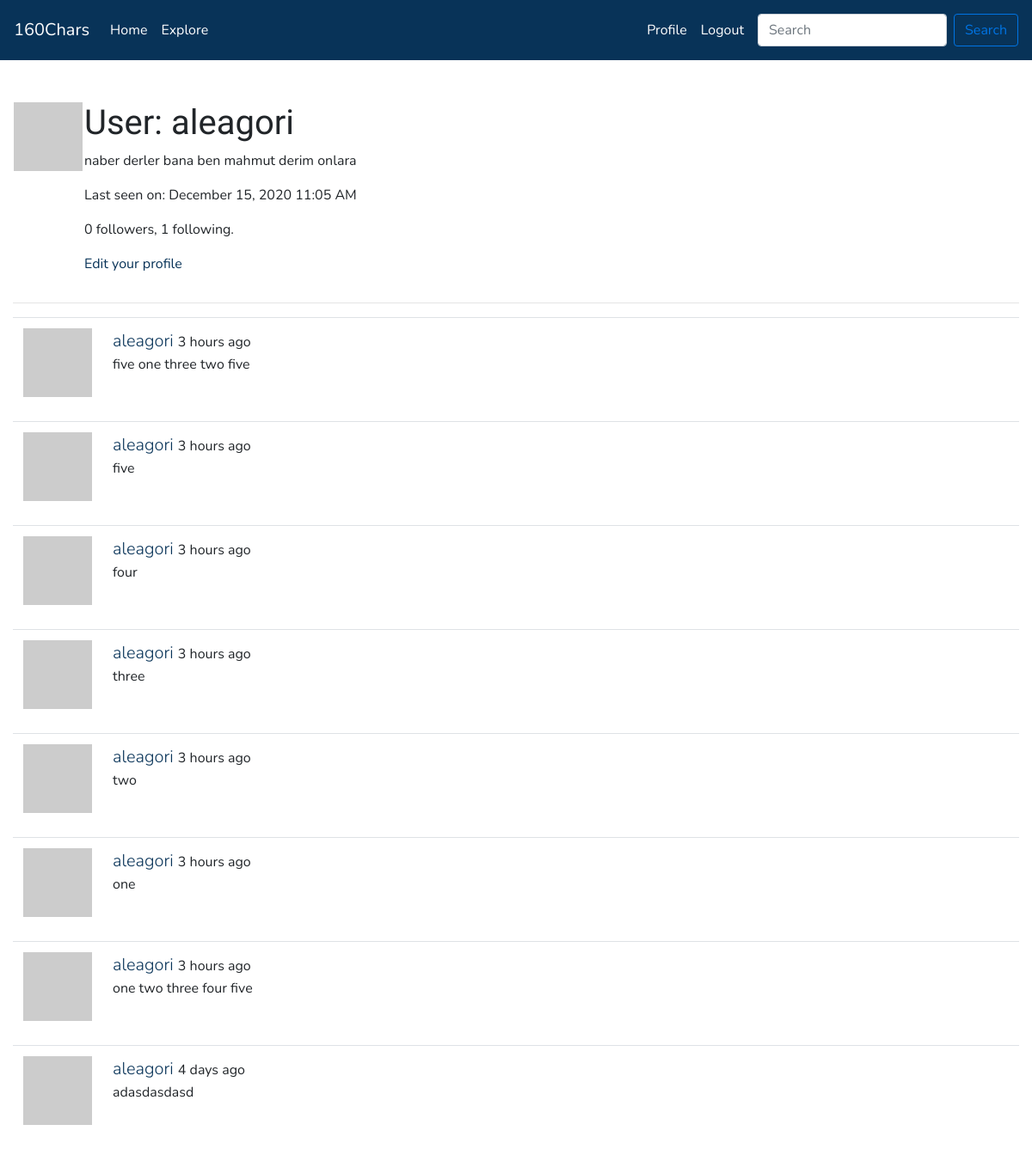
Before: /user/aleagori (signed in) with the older database file.
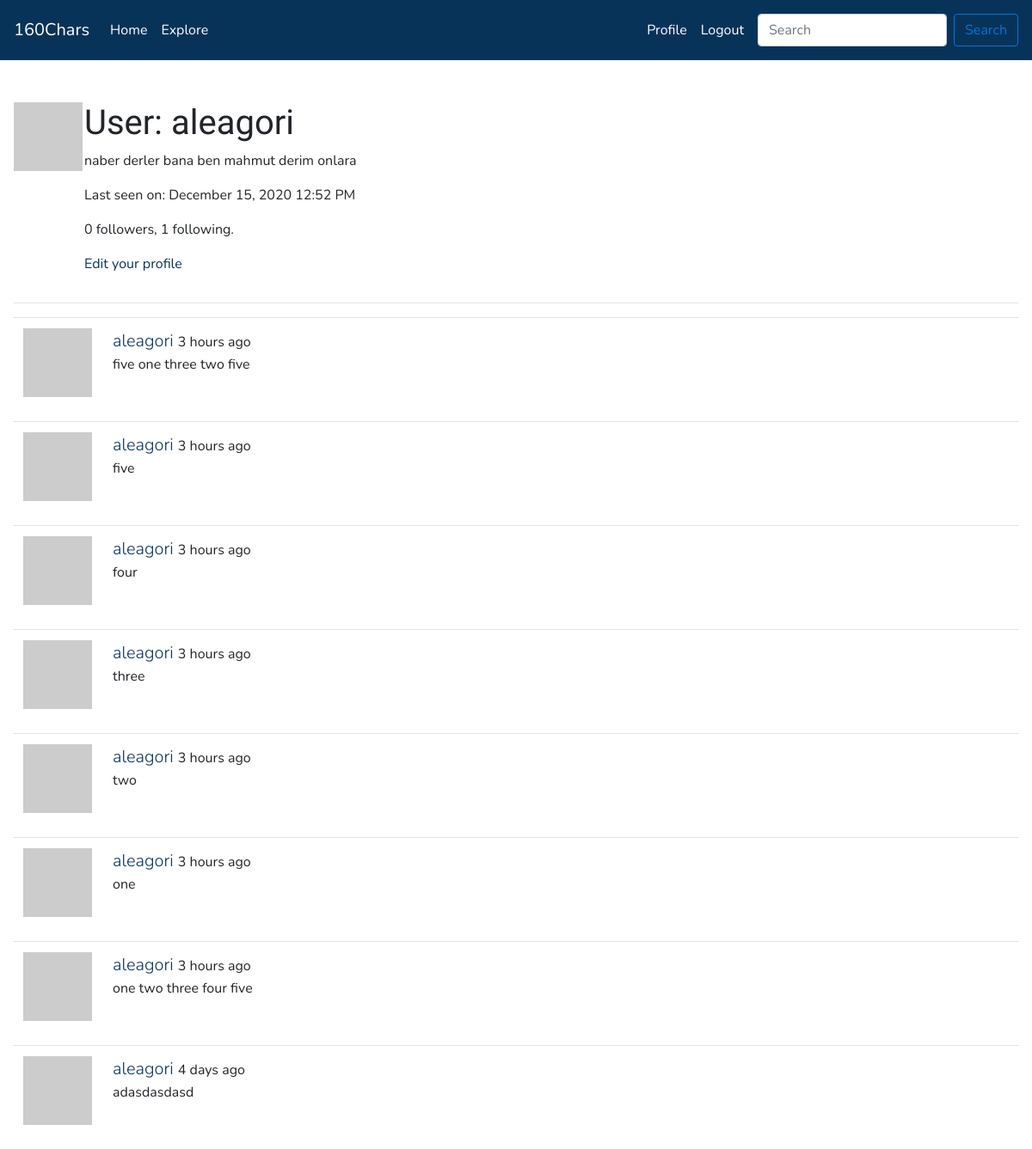
After: the same page with the newer database file.
### app/models.py (models this page shows, shortened)
class User(UserMixin, db.Model):
    id = db.Column(db.Integer, primary_key=True)
    username = db.Column(db.String(64), index=True, unique=True)
    email = db.Column(db.String(120), index=True, unique=True)
    password_hash = db.Column(db.String(128))
    posts = db.relationship('Post', backref='author', lazy='dynamic')
    about_me = db.Column(db.String(160))
    last_seen = db.Column(db.DateTime, default=datetime.utcnow)
    followed = db.relationship(
        'User', secondary=followers,
        primaryjoin=(followers.c.follower_id == id),
        secondaryjoin=(followers.c.followed_id == id),
        backref=db.backref('followers', lazy='dynamic'), lazy='dynamic')
    def avatar(self, size):
        digest = md5(self.email.lower().encode('utf-8')).hexdigest()
        return 'https://www.gravatar.com/avatar/{}?d=identicon&s={}'.format(
            digest, size)

class Post(db.Model):
    id = db.Column(db.Integer, primary_key=True)
    body = db.Column(db.String(160))
    timestamp = db.Column(db.DateTime, index=True, default=datetime.utcnow)
    user_id = db.Column(db.Integer, db.ForeignKey('user.id'))
    __searchable__ = ['body']

### app/main/routes.py (the view)
@bp.route('/user/<username>')
@login_required
def user(username):
    user = User.query.filter_by(username=username).first_or_404()
    page = request.args.get('page', 1, type=int)
    posts = user.posts.order_by(Post.timestamp.desc()).paginate(
        page, current_app.config['POSTS_PER_PAGE'], False)
    next_url = url_for('user', username=user.username, page=posts.next_num) \
        if posts.has_next else None
    prev_url = url_for('user', username=user.username, page=posts.prev_num) \
        if posts.has_prev else None
    form = EmptyForm()
    return render_template ('user.html', user=user, posts=posts.items, form=form,
                            next_url=next_url, prev_url=prev_url)

### app/main/forms.py
class EmptyForm(FlaskForm):
    submit = SubmitField('Submit')

### app/main/routes.py (called while the page is built)
@bp.before_request
def before_request():
    if current_user.is_authenticated:
        current_user.last_seen = datetime.utcnow()
        db.session.commit()

### app/models.py (called while the page is built)
@login.user_loader
def load_user(id):
    return User.query.get(int(id))

    @classmethod
    def before_commit(cls, session):
        session._changes = {
            'add': list(session.new),
            'update': list(session.dirty),
            'delete': list(session.deleted)
        }

    @classmethod
    def after_commit(cls, session):
        for obj in session._changes['add']:
            if isinstance(obj, SearchableMixin):
                add_to_index(obj.__tablename__, obj)
        for obj in session._changes['update']:
            if isinstance(obj, SearchableMixin):
                add_to_index(obj.__tablename__, obj)
        for obj in session._changes['delete']:
            if isinstance(obj, SearchableMixin):
                remove_from_index(obj.__tablename__, obj)
        session._changes = None

### app/templates/user.html (shortened to what this page needs)
{% extends 'base.html' %}
{% block content %}
<table>
    <tr valign="top">
        <td><img src="{{ user.avatar(128) }}"</td>
        <td>
            <h1>User: {{user.username}} </h1>
            {% if user.about_me %}<p>{{ user.about_me }}</p> {% endif %}
            {% if user.last_seen %}<p> Last seen on: {{ moment(user.last_seen).format('LLL') }}</p>{% endif %}
            <p>{{ user.followers.count() }} followers, {{ user.followed.count() }} following.</p>
            {% if user == current_user %}
            <p><a href="{{ url_for('main.edit_profile') }}">Edit your profile</a></p>
            {% endif %}
        </td>
    </tr>
</table>
    <hr>
    {% for post in posts %}
        {% include '_post.html' %}
    {% endfor %}
{% endblock %}

### app/templates/base.html (shortened to what this page needs)
{% from 'bootstrap/utils.html' import render_messages, render_static %}
<!doctype html>
<html lang="en">
    <head>
        {% block head %}
        {% block styles %}
            {{ bootstrap.load_css() }}
            {{ render_static('css', 'theme.css', local=True) }}
        {% endblock %}
        {% endblock %}
    </head>
<body>
    {% block navbar %}
    <nav class="navbar navbar-expand-lg navbar-dark bg-primary" id="navbar1">
        <a class="navbar-brand" href="{{ url_for('main.index') }}">160Chars</a>
            <div class="collapse navbar-collapse" id="navbarSupportedContent">
                <ul class="navbar-nav mr-auto">
                    <li class="nav-item active">
                        <a class="nav-link" href="{{ url_for('main.index') }}">Home</a>
                    </li>
                    <li class="nav-item active">
                        <a class="nav-link" href="{{ url_for('main.explore') }}">Explore</a>
                    </li>
                </ul>
                <ul class="navbar-nav mr-sm-2">
                {% if current_user.is_anonymous %}
                    <li class="nav-item active">
                        <a class="nav-link" href="{{ url_for('auth.login') }}">Login</a>
                    </li>
                    <li class="nav-item active">
                        <a class="nav-link" href="{{ url_for('auth.register') }}">Register</a>
                    </li>
                {% else %}
                    <li class="nav-item active">
                        <a class="nav-link" href="{{ url_for('main.user', username=current_user.username) }}">Profile</a>
                    </li>
                    <li class="nav-item active">
                        <a class="nav-link" href="{{ url_for('auth.logout') }}">Logout</a>
                    </li>
                {% endif %}
                </ul>
                <form class="form-inline my-2 my-lg-2">
                    <input class="form-control mr-sm-2" type="search" placeholder="Search" aria-label="Search">
                    <button class="btn btn-outline-success my-2 my-sm-0" type="submit">Search</button>
                </form>
            </div>
    </nav>
{% endblock %}
    <main class="container-fluid pt-5">
        {% block content %}{% endblock %}
    </main>
    </body>
</html>

### app/templates/_post.html
<table class="table table-hover">
    <tr>
        <td width="70px">
            <a href="{{ url_for('main.user', username=post.author.username) }}">
                <img src="{{ post.author.avatar(70) }}" />
            </a>
        </td>
        <td>
            <a class="lead" href="{{ url_for('main.user', username=post.author.username) }}">
                {{ post.author.username }}
            </a>
            {{ moment(post.timestamp).fromNow() }}
            <p>{{ post.body }}</p>
        </td>
    </tr>
</table>

Changed rows visible on the page:
changed User "aleagori": last_seen "December 15, 2020 11:05 AM" → "December 15, 2020 12:52 PM"
